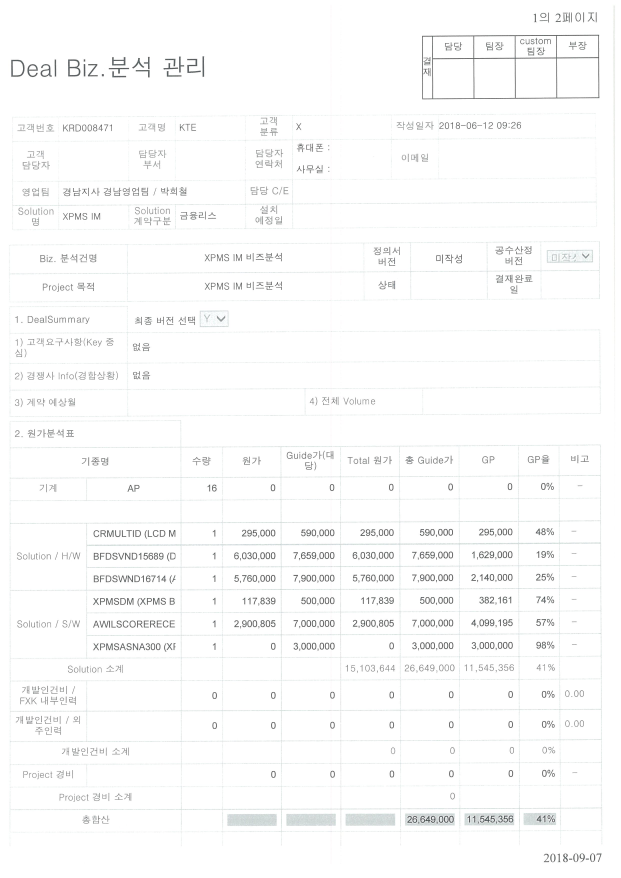
#> input picture Extract_Text_of_Document/image/scan_image_1.jpg, 2482 x 3510 px (shown at 1/4 size)
$ jupyter execute Extract_text_document.ipynb
#> lines starting #> are read from the running program, lines starting #| are printed output that depends on the picture; after the words box and inside, x2 and y2 are one past the last pixel; in counts of white or black regions, pixels touching at a corner belong together
[cell 1]
import cv2 as cv
import numpy as np
import matplotlib.pyplot as plt
from imutils import contours
import imutils
from PIL import Image

[cell 2]
image = cv.imread('./image/scan_image_1.jpg')
#> image is the input picture: shape (3510, 2482, 3); mean B, G, R 250.6, 250.7, 250.4
image = imutils.resize(image, width=1000)
#> image: shape (1414, 1000, 3)
image_copy = image.copy()
# image_re = np.zeros(image_copy.shape, np.uint8)
image_re = np.full(image_copy.shape, 255, np.uint8)
# image2 = cv2.resize(image, (300, 192))
gray = cv.cvtColor(image, cv.COLOR_BGR2GRAY)

# [5 lines of commented-out code are left out]

[cell 3]
# Plot
plt.figure(figsize=(20, 10), dpi=150)
plt.subplot(1, 2, 1)
plt.imshow(image, cmap='gray', vmin=0, vmax=255)

plt.subplot(1, 2, 2)
plt.imshow(gray, cmap='gray', vmin=0, vmax=255)

plt.show()
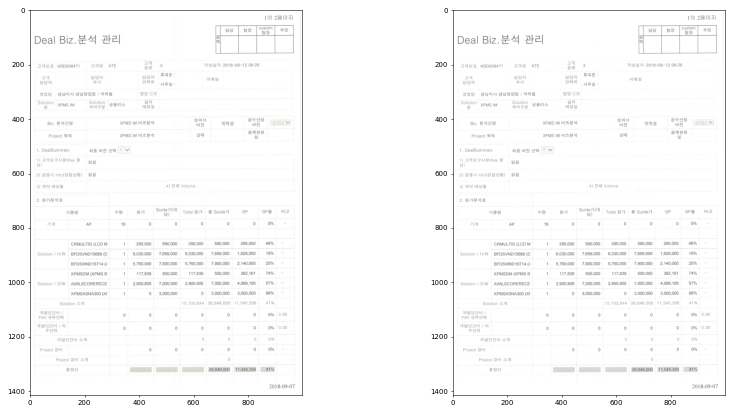
#> figure drawn by matplotlib, 2 panels; B, G, R data is drawn as R, G, B

[cell 4]
rectKernel = cv.getStructuringElement(cv.MORPH_RECT, (20, 3))  # 직사각형 커널
sqKernel = cv.getStructuringElement(cv.MORPH_RECT, (5, 5))   # 정사각형 커널

[cell 5]
tophat = cv.morphologyEx(gray, cv.MORPH_TOPHAT, rectKernel)

[cell 6]
# compute the Scharr gradient of the tophat image, then scale
# the rest back into the range [0, 255]
# 소벨을 통해 엣지 검출 (하기 이미지 참조)
gradX = cv.Sobel(tophat, ddepth=cv.CV_32F, dx=1, dy=0, ksize=-1)
gradX = np.absolute(gradX)
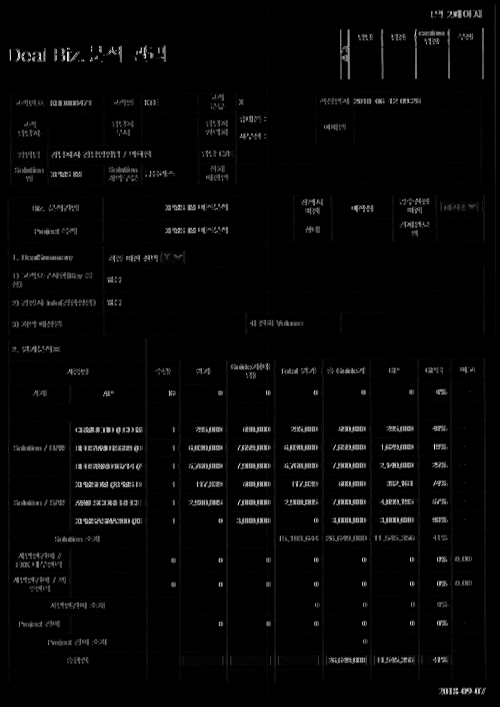
#> gradX: shape (1414, 1000) float32 (shown at 1/2 size); min 0, max 2698, mean 64.5; drawn with min black and max white
gradY = cv.Sobel(tophat, ddepth=cv.CV_32F, dx=0, dy=1, ksize=-1)
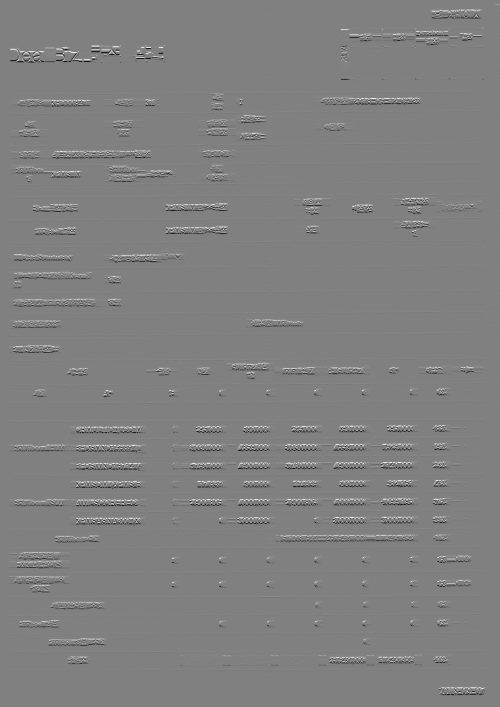
#> gradY: shape (1414, 1000) float32 (shown at 1/2 size); min -2703, max 2656, mean 0; drawn with min black and max white
gradY = np.absolute(gradY)
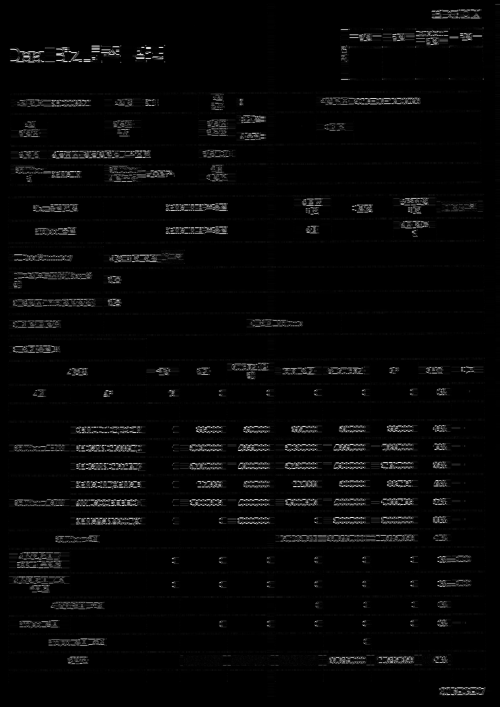
#> gradY: shape (1414, 1000) float32 (shown at 1/2 size); min 0, max 2703, mean 66.9; drawn with min black and max white

(minVal, maxVal) = (np.min(gradX), np.max(gradX))
#> minVal = 0; maxVal = 2698
gradX = (255 * ((gradX - minVal) / (maxVal - minVal)))
gradX = gradX.astype('uint8')
cv.imshow('gradX_x', gradX)

(minVal, maxVal) = (np.min(gradY), np.max(gradY))
#> maxVal = 2703
gradY = (255 * ((gradY - minVal) / (maxVal - minVal)))
gradY = gradY.astype('uint8')
cv.imshow('gradY_y', gradY)

cv.waitKey(0)
cv.destroyAllWindows()

[cell 7]
# apply a closing operation using the rectangular kernel to help
# close gaps in between credit card number digits, then apply
# Otsu's thresholding method to binarize the image
gradX_ = cv.morphologyEx(gradX, cv.MORPH_CLOSE, rectKernel)
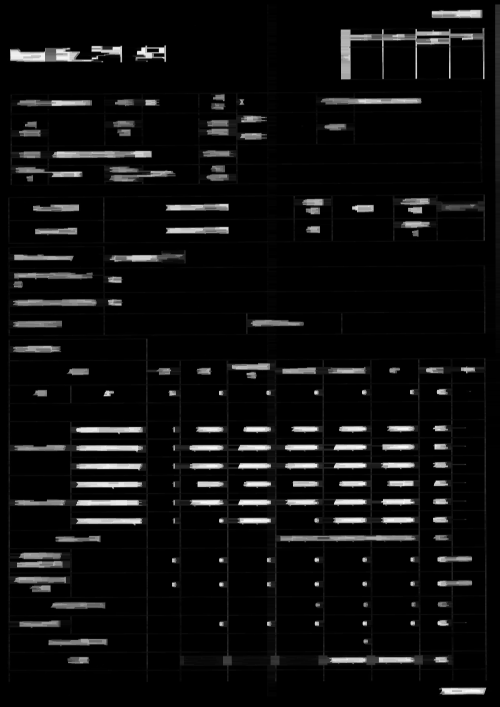
#> gradX_: shape (1414, 1000) (shown at 1/2 size); min 0, max 255, mean 13.9
thresh = cv.threshold(gradX_, 0 , 255, cv.THRESH_BINARY | cv.THRESH_OTSU)[1]
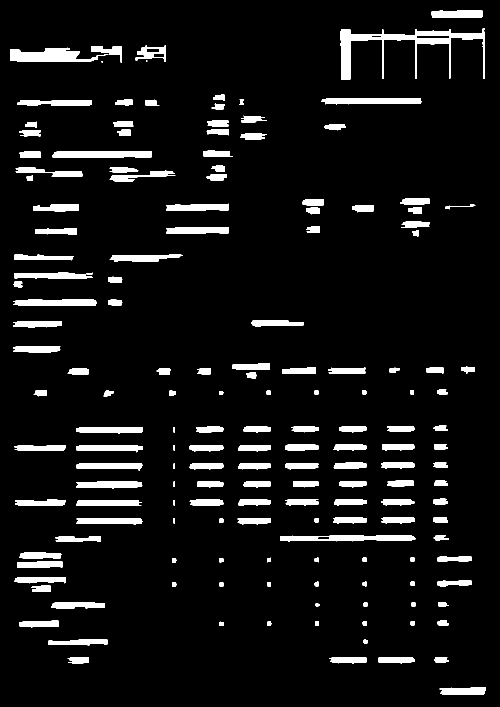
#> thresh: shape (1414, 1000) (shown at 1/2 size); 7.1% white; 165 white regions (2 under 20 px), largest, box (x1, y1, x2, y2) and area: (681, 56, 969, 159) 6480, (20, 95, 217, 124) 3270, (561, 1071, 831, 1084) 2571

# apply a second closing operation to the binary image, again
# to help close gaps between credit card number regions
thresh1 = cv.morphologyEx(thresh, cv.MORPH_CLOSE, sqKernel)
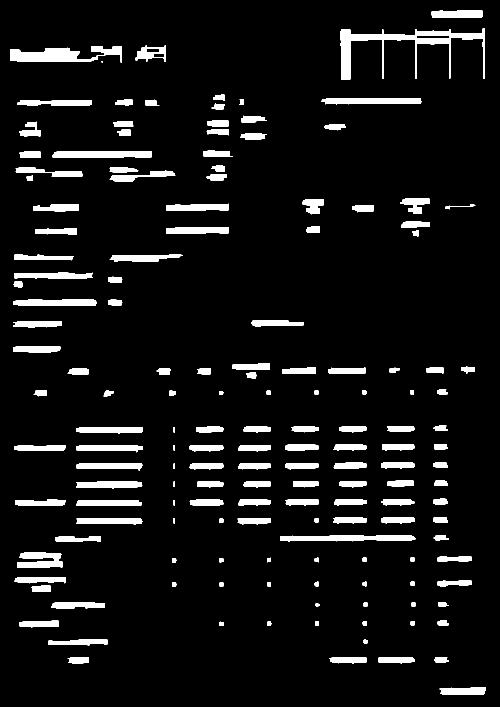
#> thresh1: shape (1414, 1000) (shown at 1/2 size); 7.2% white; 158 white regions (1 under 20 px)

cv.imshow('gradX', gradX)
cv.imshow('thresh1', thresh1)

cv.waitKey(0)
cv.destroyAllWindows()
'''
# Plot
plt.figure(figsize=(20, 10), dpi=150)
plt.subplot(1, 3, 1)
plt.imshow(gradX, cmap='gray', vmin=0, vmax=255)

plt.subplot(1, 3, 2)
plt.imshow(thresh, cmap='gray', vmin=0, vmax=255)

plt.subplot(1, 3, 3)
plt.imshow(thresh1, cmap='gray', vmin=0, vmax=255)

plt.show()
'''

[cell 8]
# find contours in the thresholded image, then initialize the list of diti locations
cnts = cv.findContours(thresh1.copy(), cv.RETR_EXTERNAL, cv.CHAIN_APPROX_SIMPLE)
#> cnts = 158 contours, 2 with area under 20; largest, box (x1, y1, x2, y2) and area: (681, 56, 969, 159) 6152, (20, 92, 244, 125) 3812, (561, 1071, 831, 1084) 2383, (105, 302, 303, 316) 2212, (642, 196, 843, 209) 1875
cnts = imutils.grab_contours(cnts)
locs = []

[cell 9]
for (i, c) in enumerate(cnts):
    # compute the bounding box of the contour, then use the bounding box coordinates to derive the aspect ratio
    (x, y, w, h) = cv.boundingRect(c)

    if h > 10.0:
        locs.append((x, y ,w, h))
        #img_rec = cv.rectangle(image_copy, (x-5, y-5), (x+w+5, y+h+5), (0, 255, 0), 2)
        img_rec = cv.rectangle(image_copy, (x-2, y-2), (x+w+2, y+h+2), (0, 255, 0), 2)
        print(locs)
#> this loop made 158 passes
#> (x, y, w, h) on passes 1 to 3: (879, 1375, 93, 15), (658, 1315, 76, 13), (868, 1314, 29, 11)
#| [(879, 1375, 93, 15)]
#| [(879, 1375, 93, 15), (658, 1315, 76, 13)]
#| [(879, 1375, 93, 15), (658, 1315, 76, 13), (868, 1314, 29, 11)]
#| [(879, 1375, 93, 15), (658, 1315, 76, 13), (868, 1314, 29, 11), (757, 1314, 73, 13)]
#| [(879, 1375, 93, 15), (658, 1315, 76, 13), (868, 1314, 29, 11), (757, 1314, 73, 13), (135, 1314, 42, 13)]
#| [(879, 1375, 93, 15), (658, 1315, 76, 13), (868, 1314, 29, 11), (757, 1314, 73, 13), (135, 1314, 42, 13), (97, 1278, 118, 13)]
#| [(879, 1375, 93, 15), (658, 1315, 76, 13), (868, 1314, 29, 11), (757, 1314, 73, 13), (135, 1314, 42, 13), (97, 1278, 118, 13), (39, 1241, 78, 14)]
#| [(879, 1375, 93, 15), (658, 1315, 76, 13), (868, 1314, 29, 11), (757, 1314, 73, 13), (135, 1314, 42, 13), (97, 1278, 118, 13), (39, 1241, 78, 14), (875, 1240, 22, 12)]
#> (further printed lines are left out)
#> pass 2, `img_rec = cv.rectangle(image_copy, (x-2, y-2), (x+w+2, y+h+2), (0, 255..`:
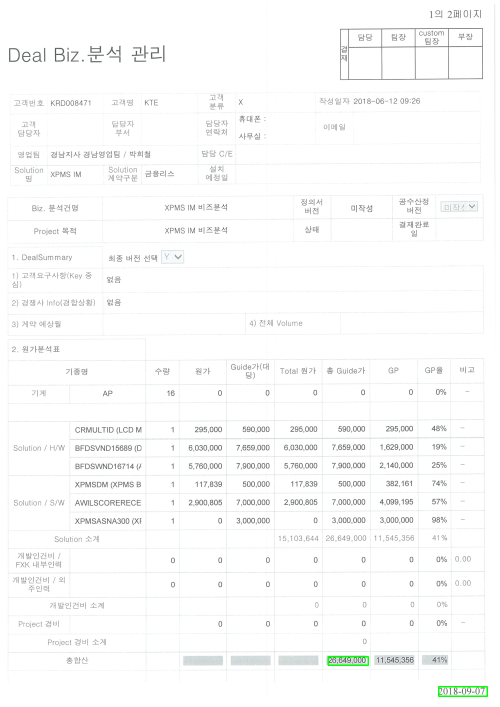
#> img_rec: shape (1414, 1000, 3) (shown at 1/2 size); mean B, G, R 250.4, 250.7, 250.2
#> after the loop:
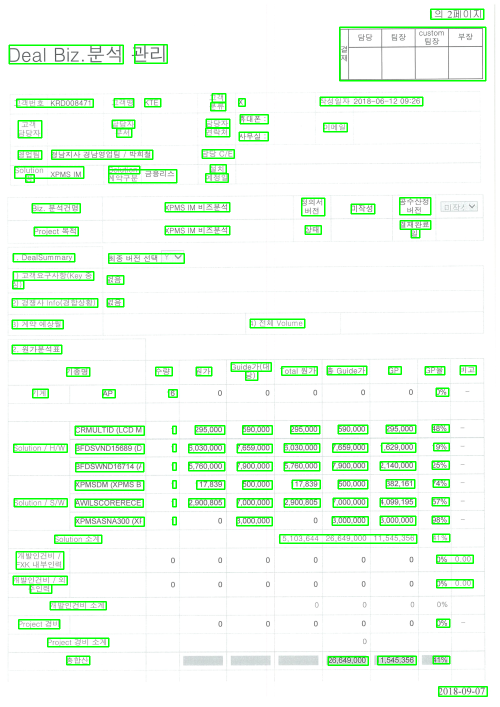
#> image_copy: shape (1414, 1000, 3) (shown at 1/2 size); mean B, G, R 238.6, 250.9, 238.3
#> after the loop, locs = 127 items, first 6: (879, 1375, 93, 15), (658, 1315, 76, 13), (868, 1314, 29, 11), (757, 1314, 73, 13), (135, 1314, 42, 13), (97, 1278, 118, 13)
# plt.imshow(img_rec, cmap='gray', vmin=0, vmax=255)

[cell 10]
locs[:6]
#> Out = [(879, 1375, 93, 15), (658, 1315, 76, 13), (868, 1314, 29, 11), (757, 1314, 73, 13), (135, 1314, 42, 13), (97, 1278, 118, 13)]

[cell 11]
for i in range(len(locs)):  # len(locs)
    x, y, w, h = locs[i]
    region = image[y-3:y+h+1, x-5:x+w+1]
    image_re[y-3:y+h+1, x-5:x+w+1] = region
#> this loop made 127 passes
#> (x, y, w, h) on passes 1 to 12: (879, 1375, 93, 15), (658, 1315, 76, 13), (868, 1314, 29, 11), (757, 1314, 73, 13), (135, 1314, 42, 13), (97, 1278, 118, 13), (39, 1241, 78, 14), (875, 1240, 22, 12), (102, 1205, 108, 12), (62, 1171, 39, 13), (875, 1161, 69, 12), (28, 1154, 104, 13)
    # [4 lines of commented-out code are left out]

[cell 12]
# cv.imshow('image_re', image_re)
cv.imwrite('./image/image_re.jpg', image_re)
cv.imshow('img_rec', cv.resize(img_rec, None, fx=0.5, fy=0.5))
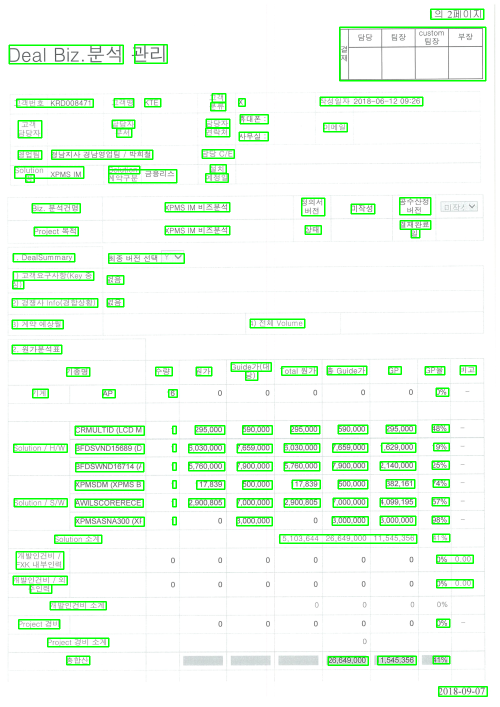
#> window 'img_rec': shape (707, 500, 3); mean B, G, R 238.6, 250.9, 238.4
# cv.imshow('image_re', cv.resize(image_re, None, fx=0.5, fy=0.5))
cv.imshow('image_re', image_re)
cv.waitKey()
cv.destroyAllWindows()

# OCR

[cell 13]
# import the necessary packages
try:
    import Image
except ImportError:
    from PIL import Image
import pytesseract
pytesseract.pytesseract.tesseract_cmd = 'C:/Program Files/Tesseract-OCR/tesseract.exe'
import argparse
import cv2
import os

[cell 14]
print(pytesseract.image_to_string(Image.open('./image/image_re.jpg'), lang='kor+eng'))
#> (this line was passed over: pytesseract is not available in this run)

[cell 15]
print(pytesseract.image_to_string(Image.open('./image/scan_image_1.jpg'), lang='kor+eng'))
#> (this line was passed over: pytesseract is not available in this run)
